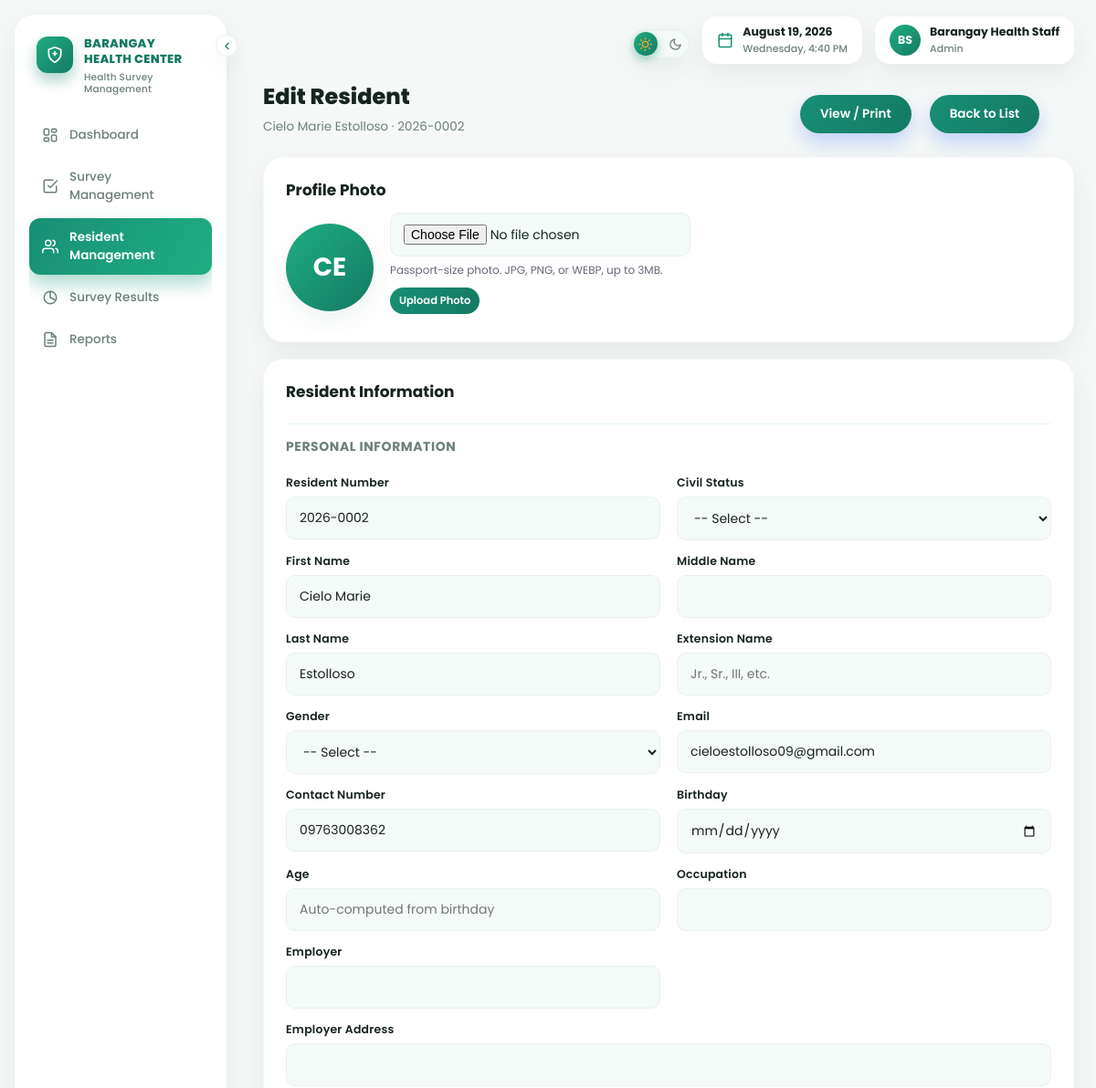
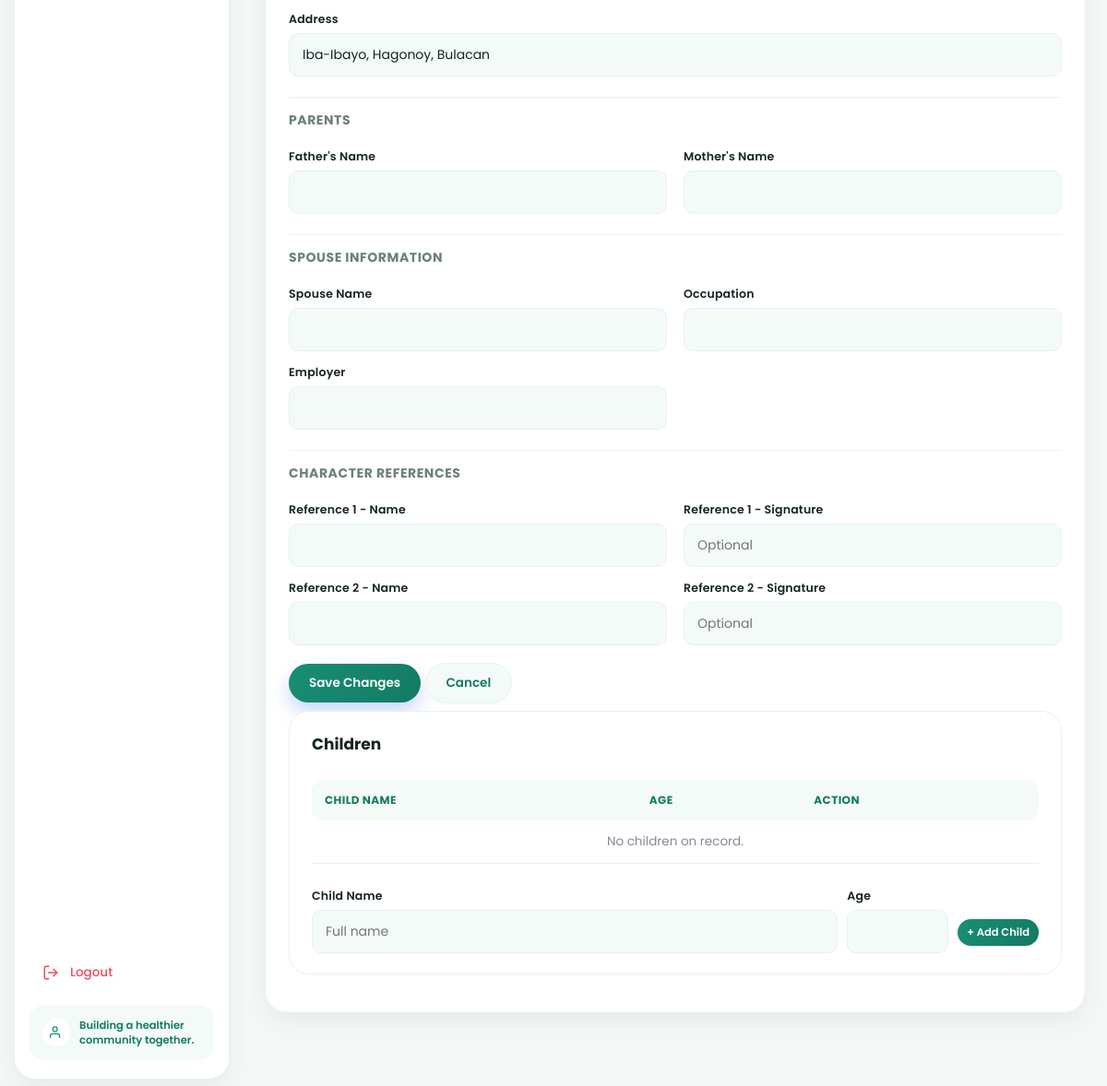
The page /staff/resident_edit.php?resident_id=2 (signed in) on the database its author committed (2 pictures, top to bottom).
### tables this page shows
CREATE TABLE IF NOT EXISTS residents (

    resident_id INT AUTO_INCREMENT PRIMARY KEY,

    resident_number VARCHAR(20) NOT NULL UNIQUE,

    first_name VARCHAR(50) NOT NULL,

    last_name VARCHAR(50) NOT NULL,

    middle_name VARCHAR(50),

    extension_name VARCHAR(10),

    gender ENUM(
        'Male',
        'Female'
    ) DEFAULT NULL,

    civil_status ENUM(
        'Single',
        'Married',
        'Widowed',
        'Separated',
        'Divorced'
    ) DEFAULT NULL,

    email VARCHAR(100),

    contact_number VARCHAR(20),

    address VARCHAR(150),

    birthday DATE DEFAULT NULL,

    age INT DEFAULT NULL,

    occupation VARCHAR(100),

    employer VARCHAR(100),

    employer_address VARCHAR(150),

    father_name VARCHAR(100),

    mother_name VARCHAR(100),

    spouse_name VARCHAR(100),

    spouse_occupation VARCHAR(100),

    spouse_employer VARCHAR(100),

    reference1_name VARCHAR(100),

    reference1_signature VARCHAR(100),

    reference2_name VARCHAR(100),

    reference2_signature VARCHAR(100),

    photo VARCHAR(255) DEFAULT NULL,

    password VARCHAR(255) NOT NULL,

    is_first_login TINYINT(1) NOT NULL DEFAULT 1,

    created_at TIMESTAMP DEFAULT CURRENT_TIMESTAMP,

    updated_at TIMESTAMP
        DEFAULT CURRENT_TIMESTAMP
        ON UPDATE CURRENT_TIMESTAMP

);

### staff/resident_edit.php (the view, shortened to what the rows shown need)
<?php
require_once __DIR__ . "/../includes/functions.php";
$resident_id =
    (int) (
        $_GET["resident_id"]
        ?? $_POST["resident_id"]
        ?? 0
    );
function get_edit_resident(
    $conn,
    $resident_id
) {
    $stmt =
        $conn->prepare("
            SELECT *
            FROM residents
            WHERE resident_id = ?
            LIMIT 1
        ");
    $stmt->bind_param(
        "i",
        $resident_id
    );
    $stmt->execute();
    $resident =
        $stmt
            ->get_result()
            ->fetch_assoc();
    return $resident;
}
$resident =
    get_edit_resident(
        $conn,
        $resident_id
    );
$photo_url =
    resident_photo_url(
        $resident["photo"]
        ?? ""
    );
$initials =
    strtoupper(
        substr(
            $resident["first_name"]
            ?? "",
            0,
            1
        )
        .
        substr(
            $resident["last_name"]
            ?? "",
            0,
            1
        )
    );
?>
<!DOCTYPE html>
<html lang="en">
<head>
<link
    rel="stylesheet"
    href="../assets/css/style.css?v=<?= filemtime(__DIR__ . "/../assets/css/style.css") ?>"
>
</head>
<body>
<div class="container">
<div class="welcome-header">
    <div>
        <h1>
            Edit Resident
        </h1>
        <p>
            <?= e(
                full_resident_name(
                    $resident
                )
            ) ?>
            &middot;
            <?= e(
                $resident[
                    "resident_number"
                ]
            ) ?>
        </p>
    </div>
</div>
<div class="card">
    <h2>
        Profile Photo
    </h2>
    <form
        method="POST"
        enctype="multipart/form-data"
        class="photo-uploader"
    >
        <div class="avatar-lg">
            <?php if (
                $photo_url
            ): ?>
                <img
                    src="<?= e(
                        $photo_url
                    ) ?>"
                    alt="Resident photo"
                >
            <?php else: ?>
                <?= e(
                    $initials
                ) ?>
            <?php endif; ?>
        </div>
        <div>
            <input
                type="file"
                name="photo"
                accept="image/png, image/jpeg, image/webp"
            >
            <p
                style="
                    font-size:12px;
                    color:#667;
                    margin:6px 0 0;
                "
            >
            </p>
            <button
                type="submit"
                class="btn btn-sm"
                style="margin-top:10px;"
            >
            </button>
        </div>
    </form>
</div>
<div class="card">
    <h2>
        Resident Information
    </h2>
    <form
        method="POST"
    >
        <div class="field-grid-2">
            <div class="register-field">
                <label>
                    Resident Number
                </label>
                <input
                    type="text"
                    name="resident_number"
                    required
                    value="<?= e(
                        $resident[
                            "resident_number"
                        ]
                    ) ?>"
                >
            </div>
            <div class="register-field">
                <label>
                    First Name
                </label>
                <input
                    type="text"
                    name="first_name"
                    required
                    value="<?= e(
                        $resident[
                            "first_name"
                        ]
                    ) ?>"
                >
            </div>
            <div class="register-field">
                <label>
                    Last Name
                </label>
                <input
                    type="text"
                    name="last_name"
                    required
                    value="<?= e(
                        $resident[
                            "last_name"
                        ]
                    ) ?>"
                >
            </div>
            <div class="register-field">
                <label>
                    Email
                </label>
                <input
                    type="email"
                    name="email"
                    value="<?= e(
                        $resident[
                            "email"
                        ]
                    ) ?>"
                >
            </div>
            <div class="register-field">
                <label>
                    Contact Number
                </label>
                <input
                    type="text"
                    name="contact_number"
                    maxlength="11"
                    inputmode="numeric"
                    value="<?= e(
                        $resident[
                            "contact_number"
                        ]
                    ) ?>"
                >
            </div>
            <div class="register-field">
                <label>
                    Age
                </label>
                <input
                    type="text"
                    id="ageDisplay"
                    value="<?=
                        $resident["age"] !== null
                            ? e(
                                $resident["age"]
                            )
                            : ""
                    ?>"
                    disabled
                    placeholder="Auto-computed from birthday"
                >
            </div>
            <div class="register-field span-2">
                <label>
                    Address
                </label>
                <input
                    type="text"
                    name="address"
                    value="<?= e(
                        $resident[
                            "address"
                        ]
                    ) ?>"
                >
            </div>
        </div>
    </form>
</div>
<div class="card">
    <h2>
        Children
    </h2>
    <div class="table-scroll">
        <table>
            <tr>
                <th>
                    Child Name
                </th>
                <th>
                    Age
                </th>
                <th>
                    Action
                </th>
            </tr>
        </table>
    </div>
</div>
</div>
</body>
</html>

### rows shown on the page
residents: resident_number "2026-0002", initials "CE", first_name "Cielo Marie", last_name "Estolloso", email "cieloestolloso09@gmail.com", contact_number "09763008362", address "Iba-Ibayo, Hagonoy, Bulacan"

### other values the page prints
$staff_initials "BS"
$_SESSION["staff_name"] "Barangay Health Staff"
$_SESSION["staff_role"] "Admin"
